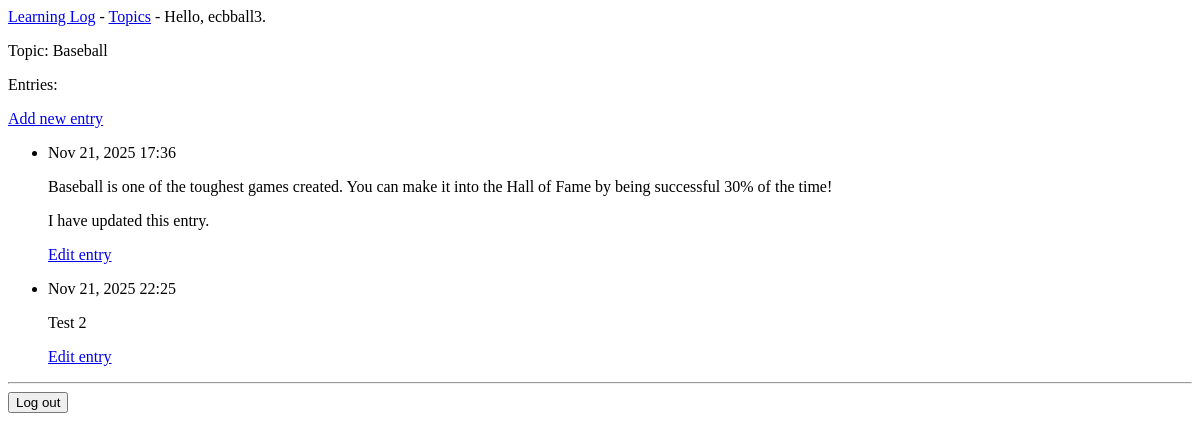
/topics/3/ (signed in), run on an earlier commit of the app's database.
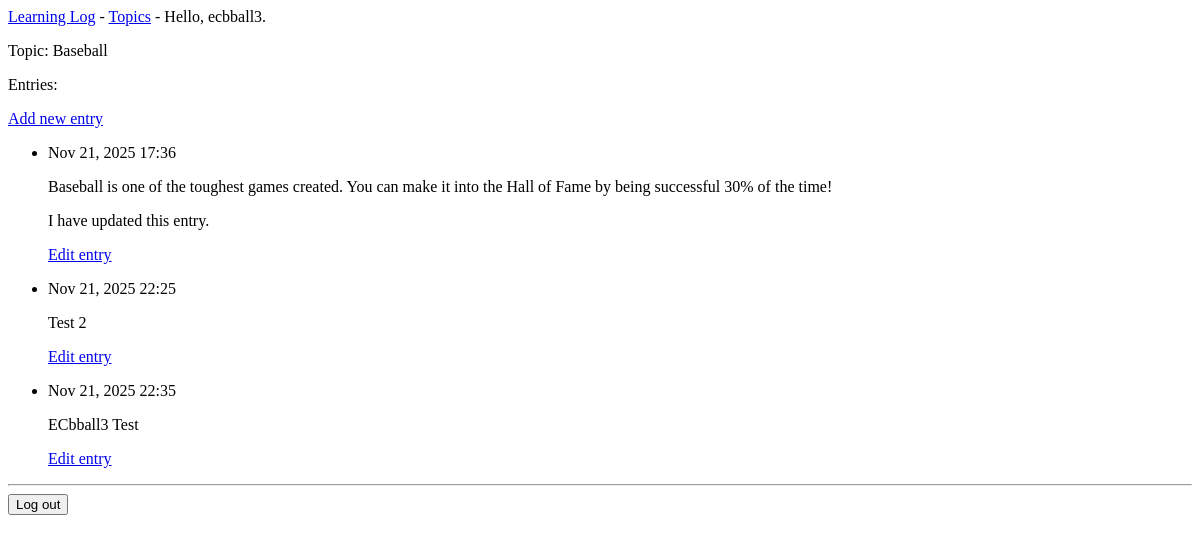
And on a later commit of the database.
### learning_logs/models.py (models this page shows, shortened)
class Topic(models.Model):
    text = models.CharField(max_length=200)
    date_added = models.DateTimeField(auto_now_add=True)
    owner = models.ForeignKey(User, on_delete=models.CASCADE)

class Entry(models.Model):
    topic = models.ForeignKey(Topic, on_delete=models.CASCADE)
    text = models.TextField()
    date_added = models.DateTimeField(auto_now_add=True)
    class Meta:
        verbose_name_plural = 'entries'

### learning_logs/views.py (the view)
# urls.py: path('topics/<int:topic_id>/', views.topic, name='topic'),
@login_required
def topic(request, topic_id):
    topic = Topic.objects.get(id=topic_id)
    entries = topic.entry_set.order_by('date_added')
    context = {'topic': topic, 'entries': entries}
    return render(request, 'learning_logs/topic.html', context)

### learning_logs/templates/learning_logs/topic.html
{% extends 'learning_logs/base.html' %}
{% block content %}
    <p>Topic: {{ topic.text }} </p>
    <p>Entries:</p>
    <p>
       <a href="{% url 'learning_logs:new_entry' topic.id %}">Add new entry</a>
    </p>
    <ul>
        {% for entry in entries %}
         <li>
             <p>{{ entry.date_added|date:'M d, Y H:i' }}</p>
             <p>{{ entry.text|linebreaks }}</p>
             <p>
                 <a href="{% url 'learning_logs:edit_entry' entry.id %}">
                     Edit entry</a></p>
         </li>
        {% empty %}
            <li>There are no entries for this topic yet.</li>
        {% endfor %}
    </ul>
{% endblock content %}

### learning_logs/templates/learning_logs/base.html (shortened to what this page needs)
<p>
    <a href="{% url 'learning_logs:index' %}">Learning Log</a> -
    <a href="{% url 'learning_logs:topics' %}">Topics</a> -
    {% if user.is_authenticated %}
      Hello, {{ user.username }}.
    {% else %}
      <a href="{% url 'accounts:register' %}">Register</a> -
      <a href="{% url 'accounts:login' %}">Log in</a>
    {% endif %}
</p>
{% block content %}{% endblock content %}
{% if user.is_authenticated %}
  <hr />
  <form action="{% url 'accounts:logout' %}" method='post'>
      <button name='submit'>Log out</button>
  </form>
{% endif %}

What changed in the data, as far as the page shows it:
added Entry: date_added "Nov 21, 2025 22:35", text "ECbball3 Test"
